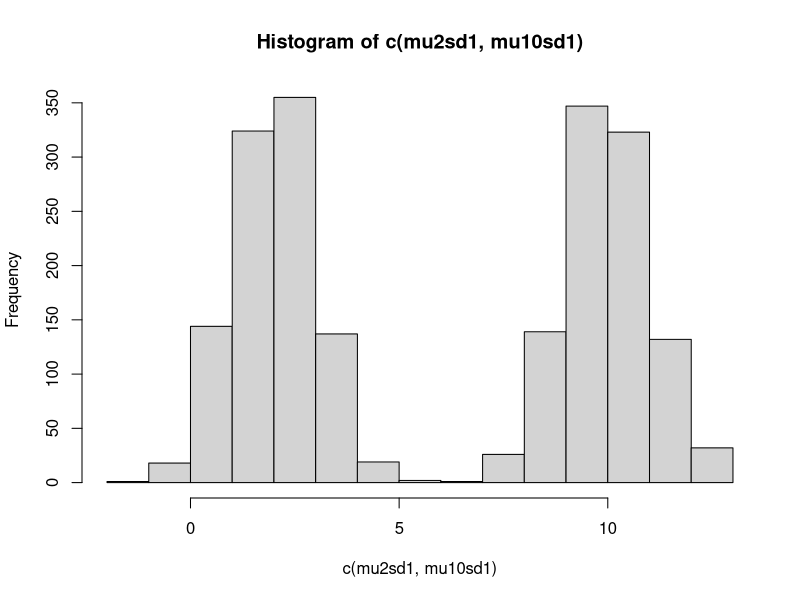
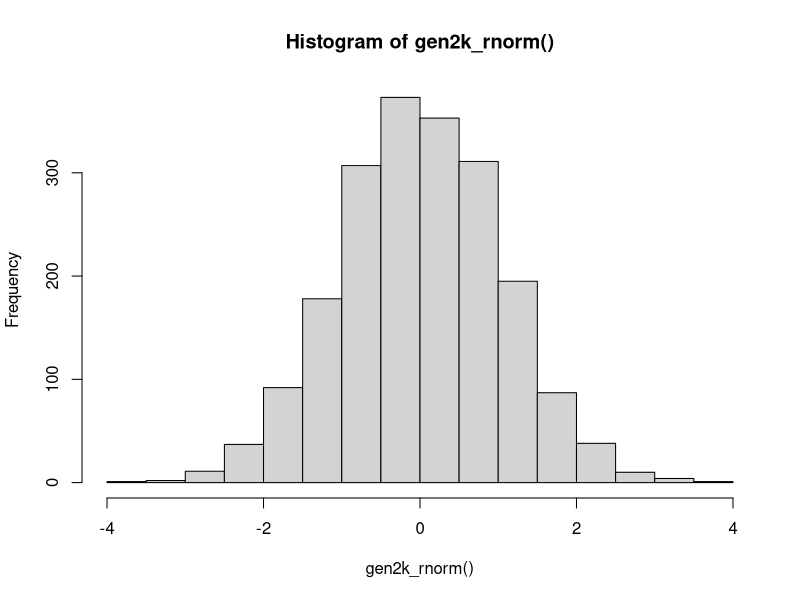
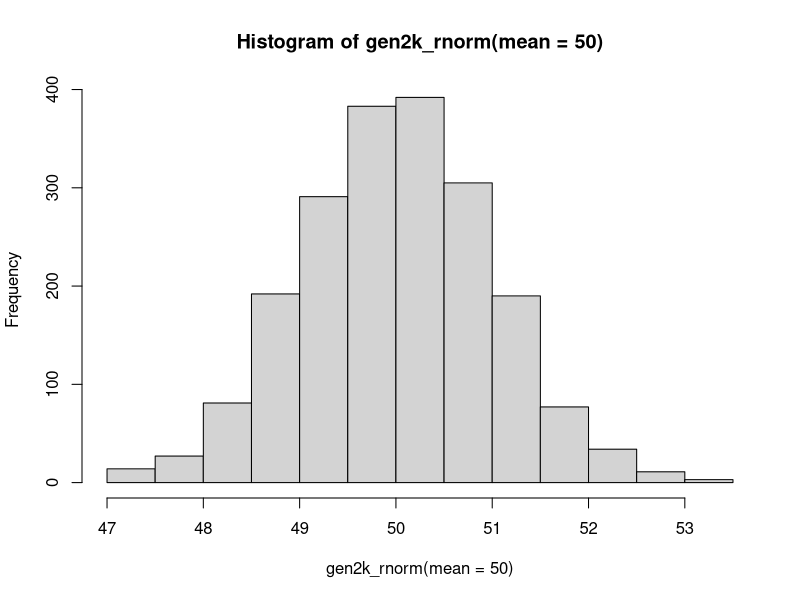

Here is the R script that generated these plots, in order:
## ---- chunk 1
add100 <- function(x) { return(x + 100) }
## ---- chunk 2
customadd <- function(z, fn) {
  return(fn(z))
}

customadd(10, add100)
## ---- chunk 3
customadd2 <- function(z, fn) {
  return( do.call(what = fn, args = list(x = z)))
}

customadd2(10, add100)
## ---- chunk 4
addfactory <- function(m) {
  return(
    function(x) { x + m }
  )
}

add200 <- addfactory(200)
add200(10)

add500 <- addfactory(500)
add500(10)
## ---- chunk 5
rnorm_factory <- function(n) {
  return(
    function(mu, sd) { rnorm(n, mu, sd) }
  )
}

gen1k_rnorm <- rnorm_factory(1000)
mu2sd1 <- gen1k_rnorm(2, 1)
mu10sd1 <- gen1k_rnorm(10, 1)
## ---- chunk 6
hist(c(mu2sd1, mu10sd1))
## ---- chunk 7
library(purrr)

gen2k_rnorm <- partial(rnorm, n = 2000)
length(gen2k_rnorm())

hist(gen2k_rnorm())

## ---- chunk 8
hist(gen2k_rnorm(mean = 50))
## ---- chunk 9
library(tibble)

params_tbl <- tibble(mu = c(1,5,10), sd = c(1,0.5,0.3))
purrr::pmap(params_tbl, function(mu,sd) {
  rnorm(10, mu, sd)
})
